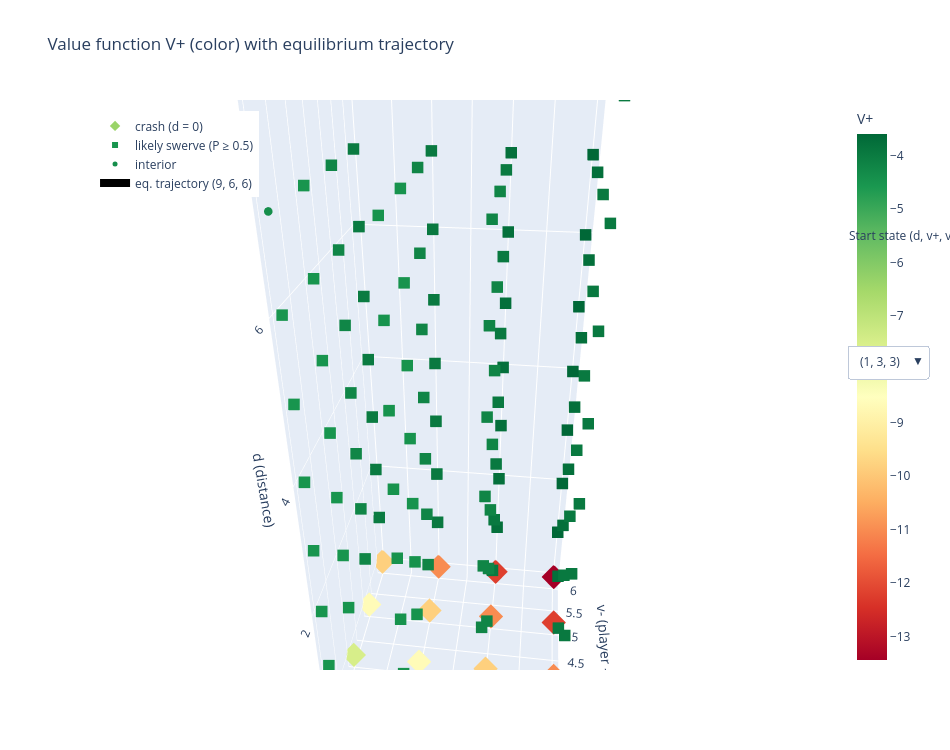

Notebook code cell kept with this figure:
### Markdown cell above
### Interactive 3D landscape (Plotly)

Same axes as the Matplotlib plot, with extra encoding:

| Marker | Meaning |
| --- | --- |
| Diamond | Crash state (`d = 0`) |
| Square | At least one player swerves with probability \(\ge 0.5\) |
| Circle | Other in-motion states |
| Black path | Modal equilibrium trajectory through `kernel` |

**Hover** a point for both players' values, mixed strategies (`swerve` / `do nothing` / `speed up` / `slow down`), and swerve probabilities.

Use the **Start state** dropdown to choose `(d, v+, v−)`. The path uses each player's highest-probability action, not the greedy value walk. Swerve terminals `s+`, `s-`, `s0` show up as `next = ...` in hover; they are not 3D coordinates.

### Code cell
# ============================================================
# 3D value landscape + equilibrium trajectory picker
# ============================================================

fig3d = go.Figure()
for kind, spec in style.items():
    part = df[df["kind"] == kind]
    fig3d.add_trace(
        go.Scatter3d(
            x=part["v1"],
            y=part["v2"],
            z=part["d"],
            mode="markers",
            name=spec["name"],
            text=part["hover"],
            hovertemplate="%{text}<extra></extra>",
            marker=dict(
                size=spec["size"],
                symbol=spec["symbol"],
                color=part["value_p"],
                colorscale="RdYlGn",
                cmin=cmin,
                cmax=cmax,
                colorbar=dict(title="V+") if kind == "crash" else None,
                showscale=(kind == "crash"),
            ),
        )
    )

DEFAULT_START = (9, 6, 6)
if DEFAULT_START not in state_values:
    DEFAULT_START = max(state_values, key=lambda s: (s[0], s[1], s[2]))

starts = sorted(s for s in state_values if s[0] > 0)
default_path = equilibrium_trajectory(DEFAULT_START)
xs, ys, zs, texts, numeric = trajectory_xyz_text(default_path)

print("Default equilibrium trajectory (modal actions) from", DEFAULT_START)
for state in default_path:
    val = values[1].get(state, terminal_values.get(state, float("nan")))
    print(state, " V+ =", val)

fig3d.add_trace(
    go.Scatter3d(
        x=xs,
        y=ys,
        z=zs,
        mode="lines+markers",
        name=f"eq. trajectory {DEFAULT_START}",
        text=texts,
        hovertemplate="%{text}<extra></extra>",
        line=dict(color="black", width=8),
        marker=dict(size=6, color="black"),
    )
)
traj_idx = len(fig3d.data) - 1

buttons = []
for start in starts:
    path = equilibrium_trajectory(start)
    tx, ty, tz, tt, _ = trajectory_xyz_text(path)
    end = path[-1]
    buttons.append(
        dict(
            label=str(start),
            method="restyle",
            args=[
                {
                    "x": [tx],
                    "y": [ty],
                    "z": [tz],
                    "text": [tt],
                    "name": [f"eq. trajectory {start} → {end}"],
                },
                [traj_idx],
            ],
        )
    )

fig3d.update_layout(
    title="Value function V+ (color) with equilibrium trajectory",
    width=950,
    height=750,
    legend=dict(x=0.02, y=0.98),
    scene=dict(
        xaxis_title="v+ (player 1 speed)",
        yaxis_title="v- (player -1 speed)",
        zaxis_title="d (distance)",
        camera=dict(eye=dict(x=0.2, y=-1.6, z=0.9)),
    ),
    updatemenus=[
        dict(
            buttons=buttons,
            direction="down",
            showactive=True,
            x=1.02,
            xanchor="left",
            y=0.55,
            yanchor="middle",
            pad=dict(r=10, t=10),
            bgcolor="white",
        )
    ],
    annotations=[
        dict(
            text="Start state (d, v+, v-)",
            x=1.02,
            y=0.78,
            xref="paper",
            yref="paper",
            showarrow=False,
            xanchor="left",
        )
    ],
)
fig3d.show()
